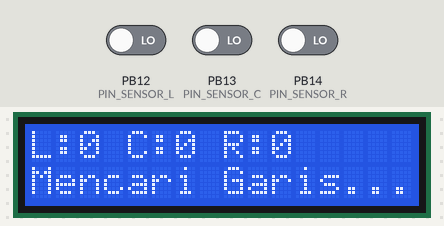
A sketch run on a simulated STM32 Blue Pill. On the bench: 16×2 character LCD. The inputs (shaded band) are chosen by the test bench; at power-on: PB13 (PIN_SENSOR_C) LOW, PB12 (PIN_SENSOR_L) LOW, PB14 (PIN_SENSOR_R) LOW.

Above: at 3.2 s.
3.3 s: PB13 (PIN_SENSOR_C) driven HIGH
At 4.1 s:
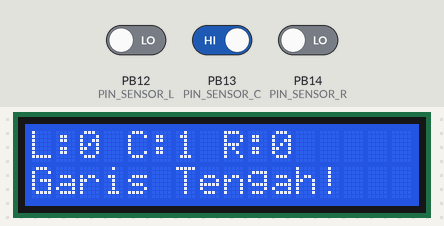
4.8 s: PB12 (PIN_SENSOR_L) driven HIGH
At 5.7 s:
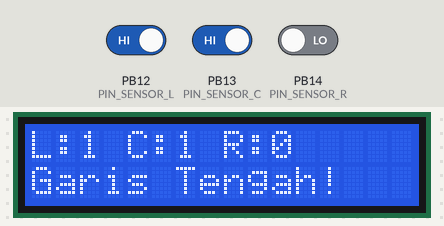
6.4 s: PB14 (PIN_SENSOR_R) driven HIGH
At 7.4 s:
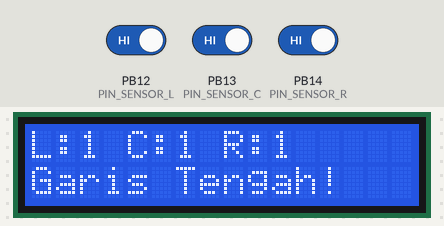
7.9 s: PB12 (PIN_SENSOR_L) driven LOW
At 9.0 s:
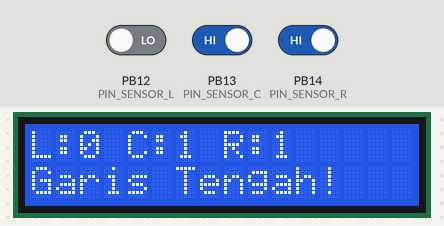
9.5 s: PB13 (PIN_SENSOR_C) driven LOW
At 10.6 s:
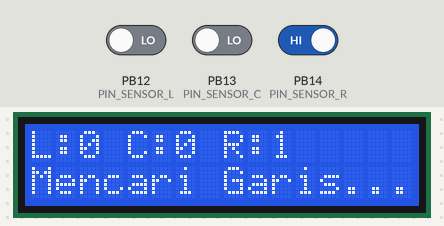
11.0 s: PB12 (PIN_SENSOR_L) driven HIGH
At 12.3 s:
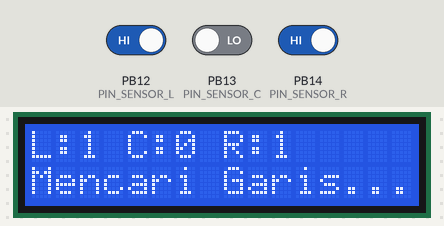
Timing chart, 0 to 13.6 s (numbered marks = the images above; inputs shaded):
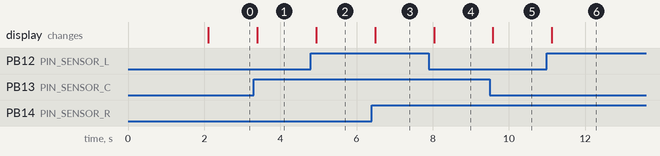

The sketch:

test_1_infrared_lcd.ino
```cpp
#include <Arduino.h>
#include <LiquidCrystal_I2C.h>
#include <Wire.h>

// PIN SENSOR GARIS TCRT5000
#define PIN_SENSOR_L PB12
#define PIN_SENSOR_C PB13
#define PIN_SENSOR_R PB14

LiquidCrystal_I2C lcd(0x27, 16, 2);

void setup() {
  Wire.begin();
  lcd.init();
  lcd.backlight();
  lcd.setCursor(0, 0);
  lcd.print("Test Infrared");
  delay(2000);
  lcd.clear();

  pinMode(PIN_SENSOR_L, INPUT);
  pinMode(PIN_SENSOR_C, INPUT);
  pinMode(PIN_SENSOR_R, INPUT);
}

void loop() {
  int sL = digitalRead(PIN_SENSOR_L);
  int sC = digitalRead(PIN_SENSOR_C);
  int sR = digitalRead(PIN_SENSOR_R);

  lcd.setCursor(0, 0);
  lcd.print("L:");
  lcd.print(sL);
  lcd.print(" C:");
  lcd.print(sC);
  lcd.print(" R:");
  lcd.print(sR);
  lcd.print("   ");

  lcd.setCursor(0, 1);
  if (sC == 1) {
    lcd.print("Garis Tengah!   ");
  } else {
    lcd.print("Mencari Garis...");
  }

  delay(100);
}
```

Measured:
- after the input at 3.3 s, the display: changes after 0.10 s (image 1)
- after the input at 4.8 s, the display: changes after 0.14 s (image 2)
- after the input at 6.4 s, the display: changes after 0.09 s (image 3)
- after the input at 7.9 s, the display: changes after 0.13 s (image 4)
- after the input at 9.5 s, the display: changes after 0.08 s (image 5)
- after the input at 11.0 s, the display: changes after 0.13 s (image 6)
